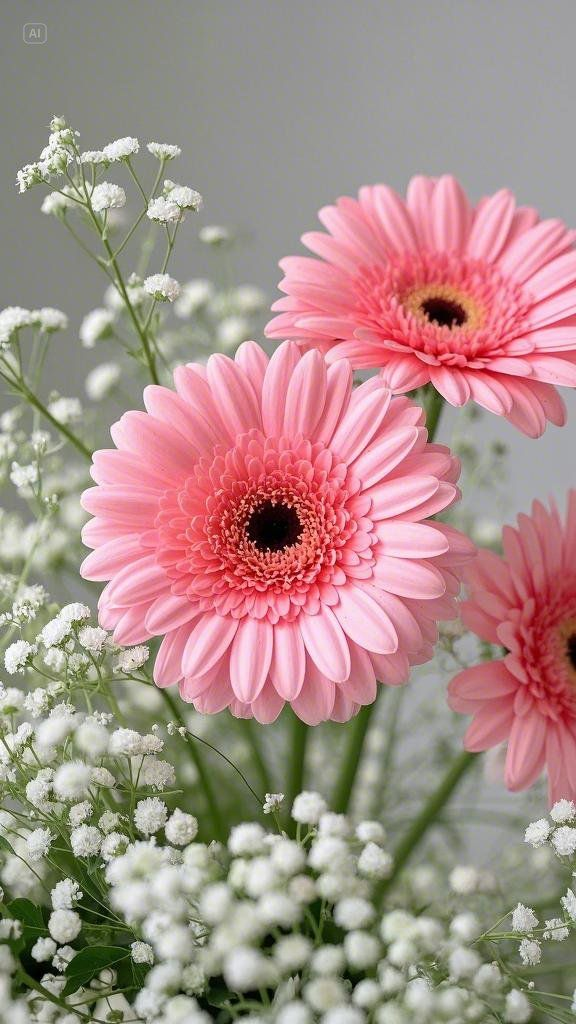
#> input picture Phase_5/c0d80a5d314d69658afa0e82a0d9357b.jpg, 576 x 1024 px, found by its file name
$ python Threshold_Func.py
#> lines starting #> are read from the running program, lines starting #| are printed output that depends on the picture; after the words box and inside, x2 and y2 are one past the last pixel; in counts of white or black regions, pixels touching at a corner belong together
import cv2

img = cv2.imread("Phase_5\c0d80a5d314d69658afa0e82a0d9357b.jpg",cv2.IMREAD_GRAYSCALE)
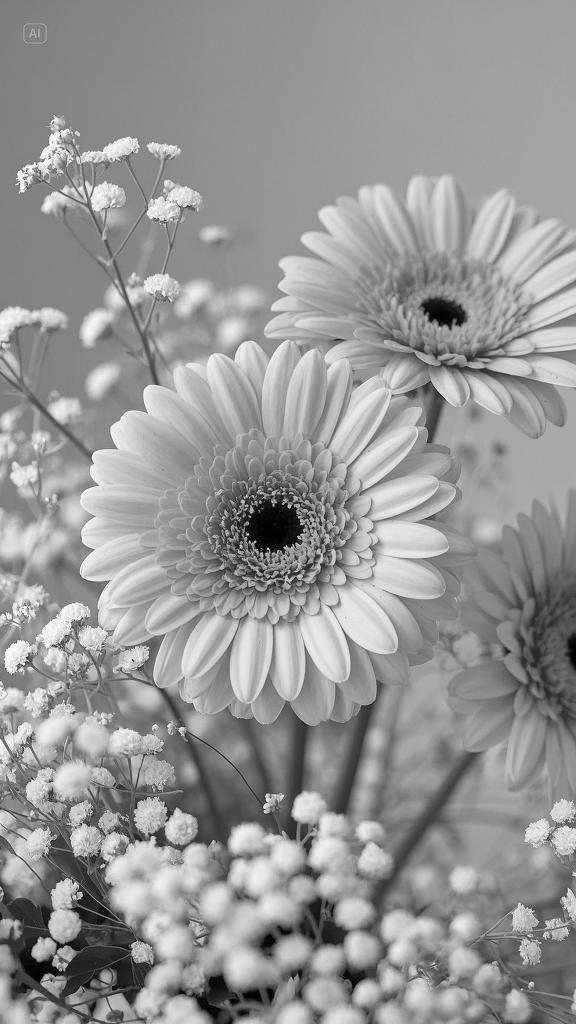
#> img: shape (1024, 576); min 0, max 255, mean 149.7

ret,thresh_img = cv2.threshold(img,120,255,cv2.THRESH_BINARY)
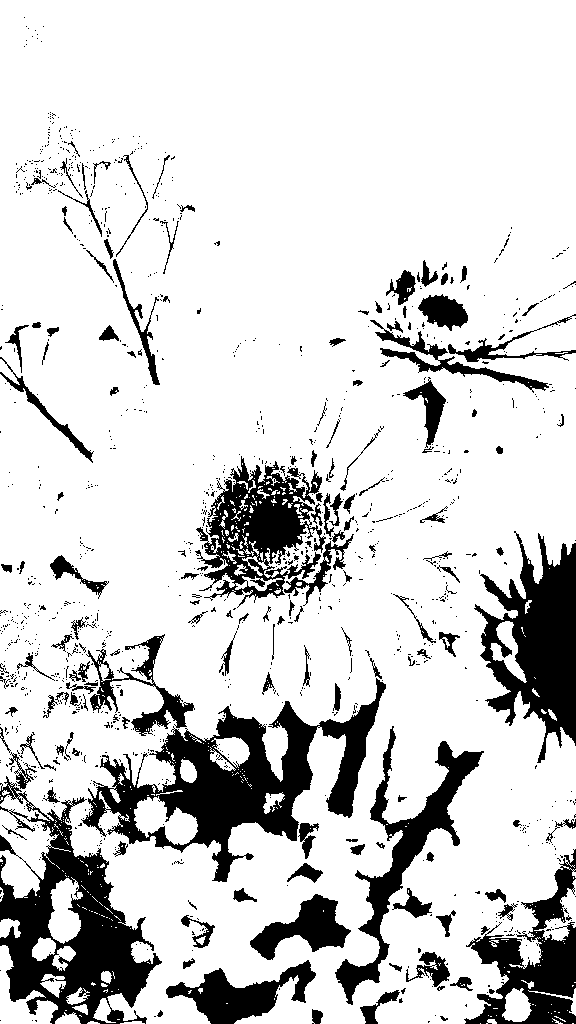
#> thresh_img: shape (1024, 576); 82.6% white; 1188 black regions (1032 under 20 px), largest, box (x1, y1, x2, y2) and area: (81, 678, 386, 882) 18797, (0, 776, 162, 1024) 15814, (474, 531, 576, 763) 11819

cv2.imshow("Original Image",img)
cv2.imshow("Thresholded Image",thresh_img)

cv2.waitKey(0)
cv2.destroyAllWindows()
